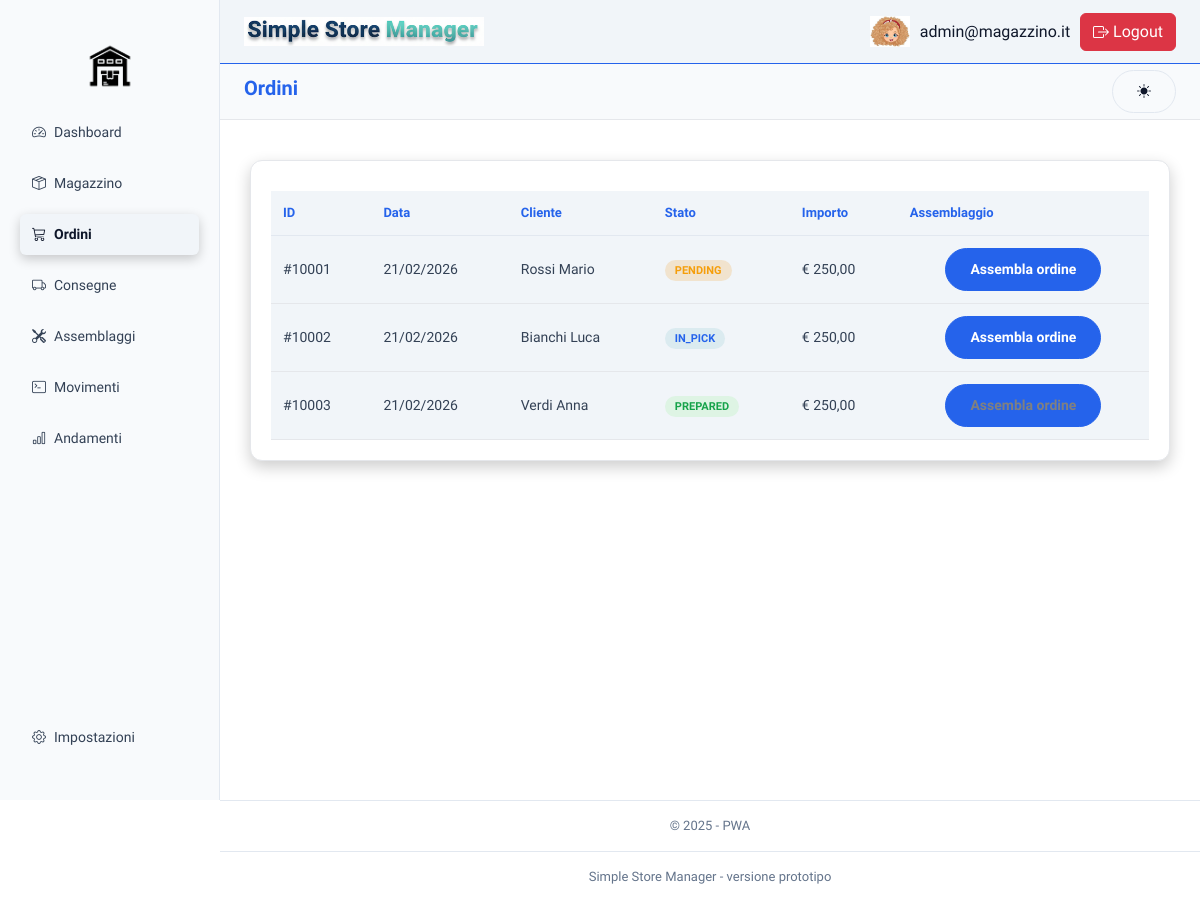
/index.php?page=ordini (signed in), run on an earlier commit of the app's database.
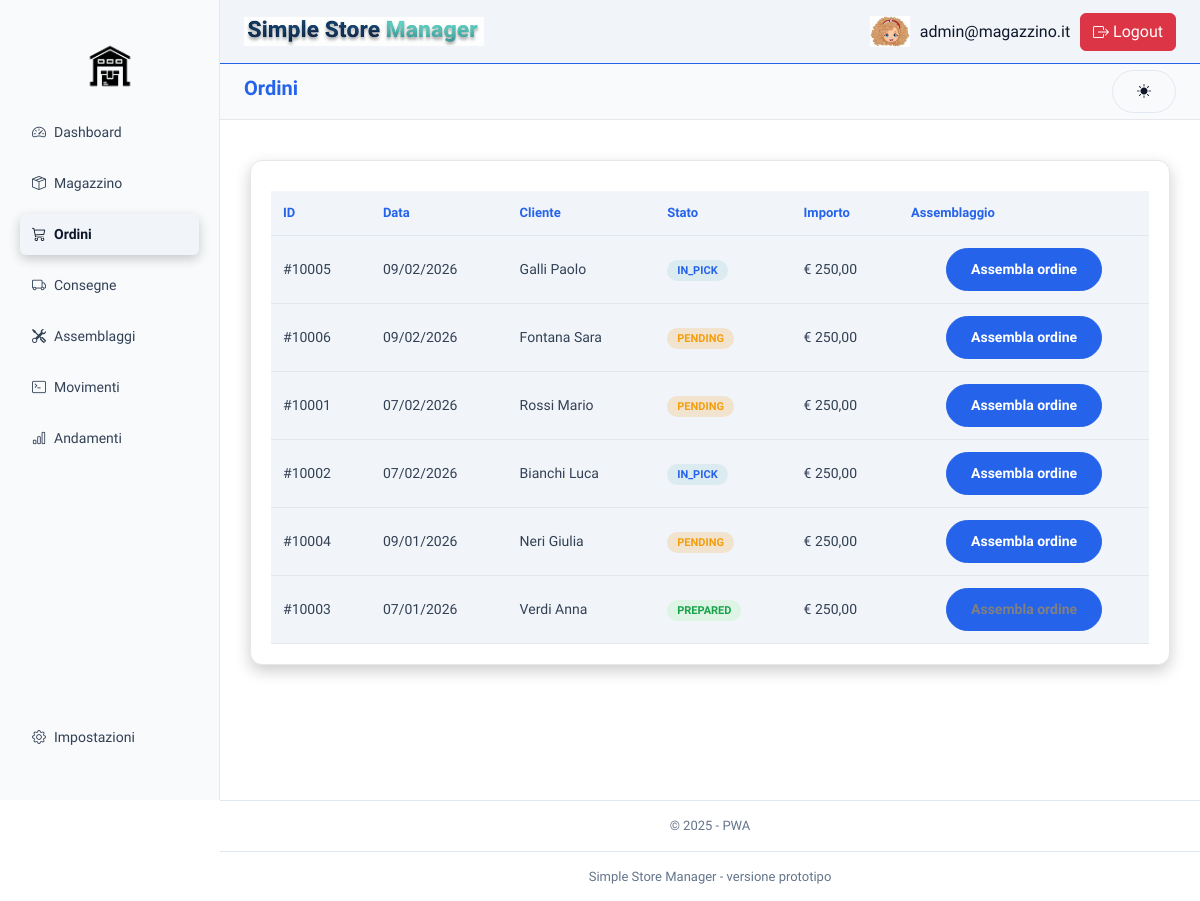
And on a later commit of the database.
### tables this page shows
CREATE TABLE `ordini` (
  `id` int(5) NOT NULL,
  `id_shopify` int(5) NOT NULL,
  `data_creazione` datetime NOT NULL DEFAULT current_timestamp(),
  `stato` enum('PENDING','IN_PICK','PREPARED') NOT NULL DEFAULT 'PENDING',
  `id_cliente` int(5) NOT NULL
);

CREATE TABLE `cliente` (
  `codice` int(5) NOT NULL,
  `nome` varchar(20) NOT NULL,
  `cognome` varchar(20) NOT NULL,
  `email` varchar(40) NOT NULL,
  `numero` varchar(15) DEFAULT NULL
);

### backend/query/ordini.php (called while the page is built, shortened)
<?php
function getAllOrdini(){
    $pdo=connect();
    $sql = "SELECT o.id,o.id_shopify, DATE_FORMAT(o.data_creazione, '%d/%m/%Y') AS data_creazione,o.stato, c.nome, c.cognome
    FROM ordini o
    JOIN cliente c ON o.id_cliente = c.codice
    ORDER BY o.data_creazione DESC;";
    $stmt = $pdo->query($sql);
    return $stmt->fetchAll(PDO::FETCH_ASSOC);
}
?>

### frontend/ordini/ordini.php (the view, shortened to what this page needs)
<?php
require_once 'backend/query/ordini.php';
$ordini = getAllOrdini();
?>
<!DOCTYPE html>
<html lang="it">
<body>
  <div class="main">
    <div class="card full">
      <table class="orders-table">
        <thead>
          <tr>
            <th>ID</th>
            <th>Data</th>
            <th>Cliente</th>
            <th>Stato</th>
            <th>Importo</th>
            <th>Assemblaggio</th>
          </tr>
        </thead>
        <tbody>
          <?php foreach ($ordini as $ordine): ?>
            <tr class="assembly_component">
              <td>#<?= $ordine['id_shopify']; ?></td>
              <td><?= $ordine['data_creazione']; ?></td>
              <td><?= $ordine['cognome']; ?> <?= $ordine['nome']; ?></td>
              <td><span class="status <?= strtolower($ordine['stato']); ?>"><?= $ordine['stato']; ?></span></td>
              <td>€ 250,00</td>
              <td class="order-action text-center">
                <button class="btn-primary">
                  <a <?= $ordine['stato'] != 'PREPARED' ? 'href="index.php?page=assemblaggiOrdine&id_ordine=' . $ordine['id'] . '" style="color: white; text-decoration: none;"' : 'style="color: gray; text-decoration: none; cursor: default;" disabled' ?>>Assembla ordine</a>
                </button>
              </td>
            </tr>
          <?php endforeach; ?>
        </tbody>
      </table>
    </div>
  </div>
  <div class="footer">© 2025 - PWA</div>
</body>
</html>

### index.php (shortened to what this page needs)
<?php
$page = $_GET['page'] ?? 'dashboard';
$page_file = __DIR__ . "/frontend/" . $page . '/' . $page . '.php';
?>
<!DOCTYPE html>
<html lang="it">
    <?php
    include './frontend/head.php';
    if (file_exists($page_file) && $page!=='login') {
        echo "<body>";
        include './frontend/sidebar/sidebar.php';
        include './frontend/topbar/topbar.php';
        include($page_file);
        include './frontend/footer/footer.php';
        echo "</body>";
    } elseif ($page === 'login') {
        include($page_file);
    }else{
        include __DIR__. "/frontend/errori/404.php";
    }
    ?>
</html>

### frontend/head.php (shortened to what this page needs)
<head>
    <link href="https://cdn.jsdelivr.net/npm/bootstrap@5.3.2/dist/css/bootstrap.min.css" rel="stylesheet">
    <link rel="stylesheet" href="https://cdn.jsdelivr.net/npm/bootstrap-icons@1.11.3/font/bootstrap-icons.css">
    <link rel="stylesheet" href="frontend/stile/layout.css?V=1">
</head>

### frontend/sidebar/sidebar.php
<?php
$menu = [
    'Dashboard'   => 'speedometer2',
    'Magazzino'   => 'box-seam',
    'Ordini'      => 'cart3',
    'Consegne'    => 'truck',
    'Assemblaggi' => 'tools',
    'Movimenti'   => 'terminal',
    'Andamenti'   => 'bar-chart'
];
$bottomMenu = [
    'Impostazioni'=> 'gear'
];
?>
<aside class="sidebar d-flex flex-column justify-content-between">
    <div>
        <img src="frontend/img/logo-removebg-preview.png" id="sidebar-logo">
        <ul class="nav nav-pills flex-column gap-1">
            <?php foreach ($menu as $pagina => $icona): ?>
                <?php $pageSlug = lcfirst($pagina); ?>
                <li class="nav-item">
                    <a href="?page=<?= $pageSlug ?>"
                       class="nav-link d-flex align-items-center gap-2 <?= ($page === $pageSlug) ? 'active' : '' ?>">
                        <i class="bi bi-<?= $icona ?>"></i>
                        <?= $pagina ?>
                    </a>
                </li>
            <?php endforeach; ?>
        </ul>
    </div>
        <ul class="nav nav-pills flex-column gap-1 mb-3">
            <?php foreach ($bottomMenu as $pagina => $icona): ?>
                <?php $pageSlug = lcfirst($pagina); ?>
                <li class="nav-item">
                    <a href="?page=<?= $pageSlug ?>"
                    class="nav-link d-flex align-items-center gap-2 <?= ($page === $pageSlug) ? 'active' : '' ?>">
                        <i class="bi bi-<?= $icona ?>"></i>
                        <?= $pagina ?>
                    </a>
                </li>
            <?php endforeach; ?>
        </ul>
</aside>

### frontend/topbar/topbar.php (shortened to what this page needs)
<header class="header-wrapper">
    <div class="topbar">
        <div class="topbar-left">
            <img src="frontend/img/scritta.png" class="topbar-logo">
        </div>
        <div class="topbar-right">
            <div class="user-menu">
                <img src="frontend/img/avatar.jpeg " class="avatar-logo">
                <span class="username"><?= $_SESSION['user'] ?? 'Utente' ?></span>
                <a href="backend/controller/logout.php">
                    <button type="button" class="btn btn-danger">
                        Logout
                    </button>
                </a>
            </div>
        </div>
    </div>
    <div class="page-heading-wrapper">
        <h1 class="page-title"><?= ucfirst($page) ?></h1>
        <button onclick="toggleTheme()" class="btn btn-secondary" id="theme-toggle">
            <i id="theme-icon" class="bi bi-sun-fill"></i>
        </button>
    </div>
</header>

### frontend/footer/footer.php
<footer class="footer">
    Simple Store Manager - versione prototipo
</footer>

### frontend/stile/layout.css (style rules this page uses)
* { box-sizing: border-box; margin: 0; padding: 0; }
body { font-family: "Sora", sans-serif; background-color: var(--background-color); color: var(--text-light); line-height: 1.5; -webkit-font-smoothing: antialiased; }
.sidebar { position: fixed; top: 0; left: 0; width: 220px; height: 100vh; background-color: var(--background-alt); border-right: 1px solid var(--border-color); color: var(--text-light); padding: 20px; display: flex; flex-direction: column; justify-content: space-between; z-index: 101; }
.sidebar .nav { list-style: none; }
.sidebar .nav-link { display: block; padding: 10px 12px; margin-bottom: 6px; color: var(--text-grey); text-decoration: none; border-radius: 6px; font-size: 14px; transition: all 0.3s ease; }
.sidebar .nav-link:hover, .sidebar .nav-link.active { background-color: var(--primary-color); color: var(--text-light); font-weight: 600; box-shadow: 0 4px 12px rgba(0,0,0,0.2); }
#sidebar-logo { width: 60px; height: auto; margin: 1rem auto; display: block; }
.topbar { position: fixed; top: 0; left: 220px; right: 0; height: 64px; display: flex; align-items: center; justify-content: space-between; padding: 0 24px; background: var(--primary-color); border-bottom: 1px solid var(--highlight-color); z-index: 100; color: var(--text-light); }
.topbar-logo { width: 240px; height: auto; }
.topbar-right { display: flex; align-items: center; gap: 20px; }
.user-menu { display: flex; align-items: center; gap: 10px; }
.avatar-logo { width: 40px; height: auto; }
.page-heading-wrapper { position: fixed; top: 64px; left: 220px; right: 0; height: 56px; display: flex; align-items: center; justify-content: space-between; gap: 15px; padding: 0 24px; background: var(--background-alt); border-bottom: 1px solid var(--background-hover); z-index: 99; }
.page-title { font-size: 20px; font-weight: 600; color: var(--highlight-color); }
.main { margin-left: 220px; padding: 140px 30px 30px; min-height: 100vh; }
.card { background: var(--background-section); padding: 20px; border-radius: 12px; border: 1px solid var(--background-hover); box-shadow: 0 6px 16px rgba(0, 0, 0, 0.2); display: flex; flex-direction: column; color: var(--text-light); }
.card.full { width: 100%; margin: 20px 0; }
.orders-table, .assembly-table { width: 100%; border-collapse: collapse; margin-top: 10px; }
.orders-table th, .assembly-table th { text-align: left; font-size: 13px; color: var(--highlight-color); padding: 12px; background-color: var(--background-thead); font-weight: 600; border-bottom: 1px solid var(--border-color); }
.orders-table td, .assembly-table td { padding: 12px; border-bottom: 1px solid var(--background-hover); font-size: 14px; color: var(--text-grey); }
.status { padding: 4px 10px; border-radius: 20px; font-size: 11px; font-weight: bold; text-transform: uppercase; }
.status.pending { background: rgba(241, 155, 35, 0.2); color: var(--secondary-color); }
.status.in_pick { background: rgba(130, 192, 204, 0.2); color: var(--highlight-color); }
.status.prepared { background: rgba(144, 238, 144, 0.2); color: var(--success-color); }
.btn-primary { display: inline-flex; align-items: center; justify-content: center; padding: 10px 24px; font-size: 14px; font-weight: 600; color: var(--background-color); background-color: var(--highlight-color); border: 1px solid var(--highlight-color); border-radius: 999px; cursor: pointer; transition: all 0.2s ease; }
.btn-secondary { display: inline-flex; align-items: center; justify-content: center; padding: 10px 24px; font-size: 14px; font-weight: 600; color: var(--text-light); background-color: transparent; border: 1px solid var(--border-color); border-radius: 999px; cursor: pointer; transition: all 0.2s ease; }
.assembly_component { background: var(--background-thead); cursor: pointer; font-weight: 500; color: var(--text-light); border-bottom: 1px solid var(--background-color); }
.footer { margin-left: 220px; text-align: center; padding: 15px; font-size: 13px; color: var(--text-muted); background-color: var(--background-color); border-top: 1px solid var(--border-color); }

What changed in the data, as far as the page shows it:
added ordini: id_shopify "10005", data_creazione "09/02/2026", id_cliente.cognome "Galli", id_cliente.nome "Paolo", stato "IN_PICK"
added ordini: id_shopify "10006", data_creazione "09/02/2026", id_cliente.cognome "Fontana", id_cliente.nome "Sara", stato "PENDING"
changed ordini "Rossi": data_creazione "21/02/2026" → "07/02/2026"
changed ordini "Bianchi": data_creazione "21/02/2026" → "07/02/2026"
added ordini: id_shopify "10004", data_creazione "09/01/2026", id_cliente.cognome "Neri", id_cliente.nome "Giulia", stato "PENDING"
changed ordini "PREPARED": data_creazione "21/02/2026" → "07/01/2026"
